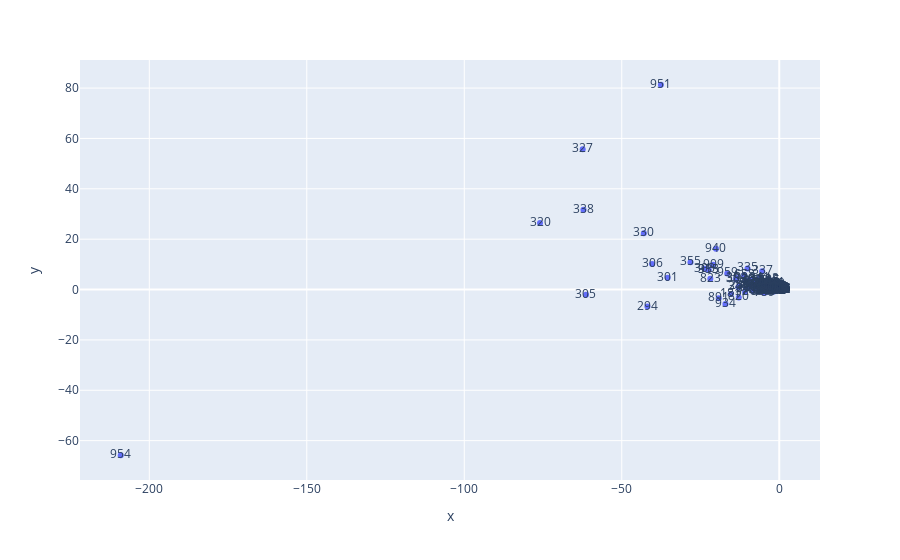

Notebook source saved alongside this figure:
### Code cell
plot_doc_space(freq_trunc)

### Figure 1 — Plotly figure (JSON) as saved in the notebook; plotly's stock layout.template omitted (floating-point values rounded to 4 significant figures; data arrays with more than 128 entries replaced by an {"elided": "..."} marker saying what was removed)
{"data": [{"hovertemplate": "x=%{x}<br>y=%{y}<br>text=%{text}<extra></extra>", "legendgroup": "", "marker": {"color": "#636efa", "symbol": "circle"}, "mode": "markers+text", "name": "", "orientation": "v", "showlegend": false, "text": {"elided": "521 str values"}, "type": "scatter", "x": {"elided": "521 float values"}, "xaxis": "x", "y": {"elided": "521 float values"}, "yaxis": "y"}], "layout": {"legend": {"tracegroupgap": 0}, "margin": {"t": 60}, "xaxis": {"anchor": "y", "domain": [0, 1], "title": {"text": "x"}}, "yaxis": {"anchor": "x", "domain": [0, 1], "title": {"text": "y"}}}}
